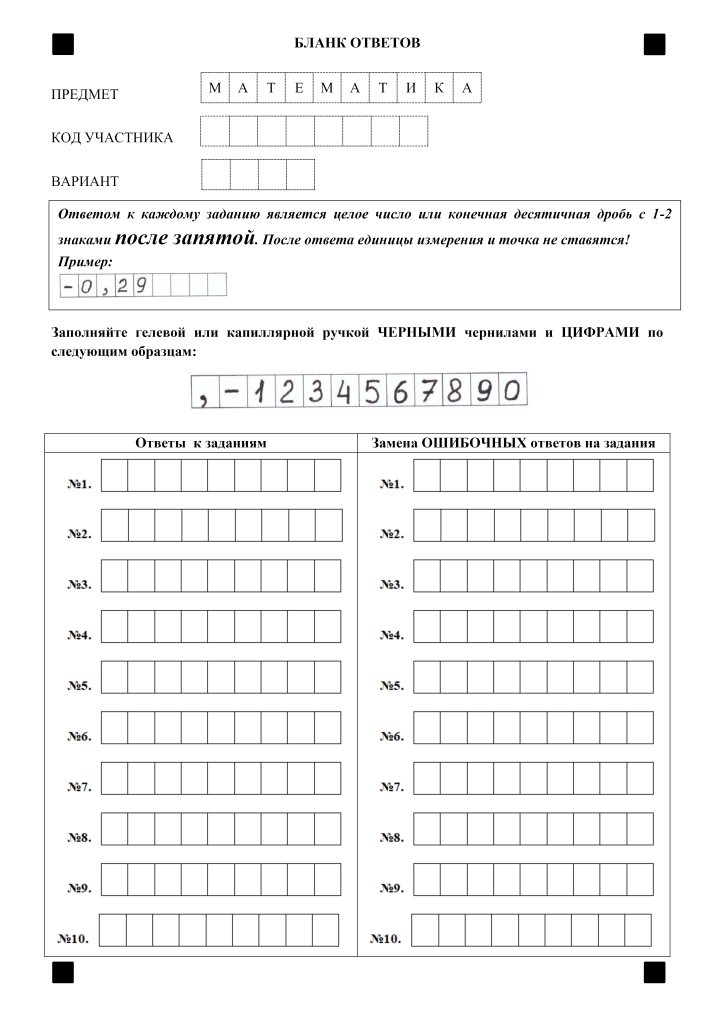
#> input picture template.jpg, 3571 x 5051 px, given in place of reference.jpg, which was not available (shown at 1/5 size)
$ jupyter execute --allow-errors test_2.ipynb
#> lines starting #> are read from the running program, lines starting #| are printed output that depends on the picture; after the words box and inside, x2 and y2 are one past the last pixel; in counts of white or black regions, pixels touching at a corner belong together; pictures that were not available may be replaced by others from this repository, and a replacement may not be noted
[cell 1]
import cv2
import numpy as np
import fitz
import pytesseract
import imutils
import matplotlib.pyplot as plt


pytesseract.pytesseract.tesseract_cmd = r'/opt/homebrew/bin/tesseract'


# [39 lines left out: functions get_pic_from_pdf, get_aligned_pic, not called in this run]

def get_contours(image_path):
    # Загрузка изображения
#> called with image_path = 'reference.jpg'
    image = cv2.imread(image_path, cv2.IMREAD_GRAYSCALE)
#> image: shape (5051, 3571); min 0, max 255, mean 244.8

    # Инвертируем изображение (пунктирные линии должны быть белыми)
    _, binary = cv2.threshold(image, 200, 255, cv2.THRESH_BINARY_INV)
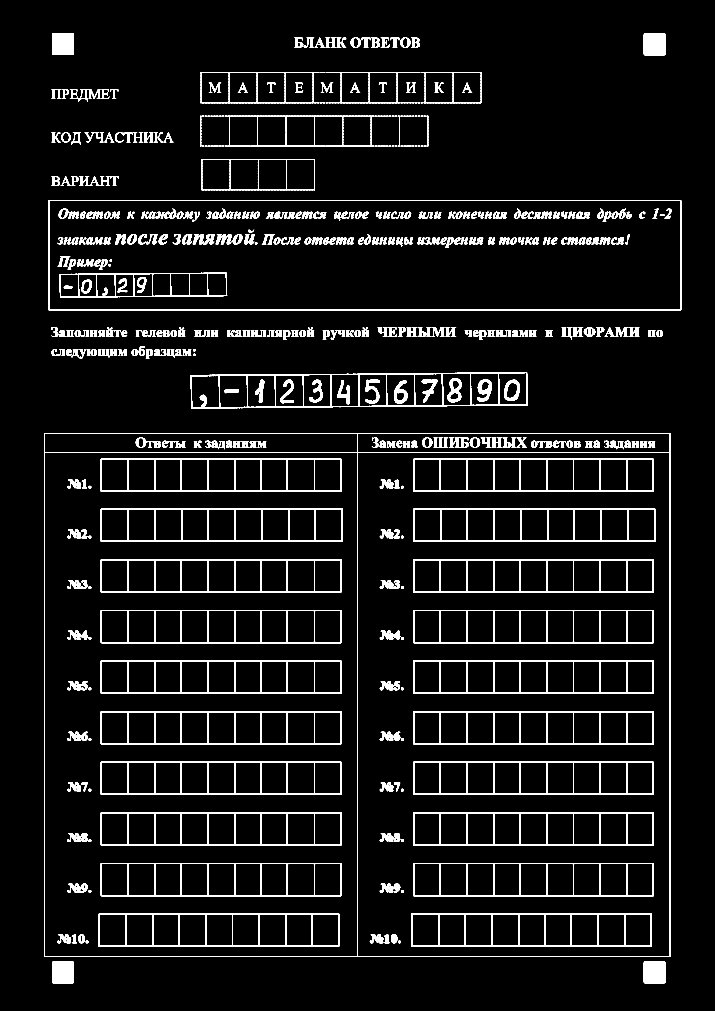
#> binary: shape (5051, 3571) (shown at 1/5 size); 5.4% white; 1120 white regions (2 under 20 px)

    # Применяем размытие, чтобы убрать шум
    blurred = cv2.GaussianBlur(binary, (5, 5), 0)
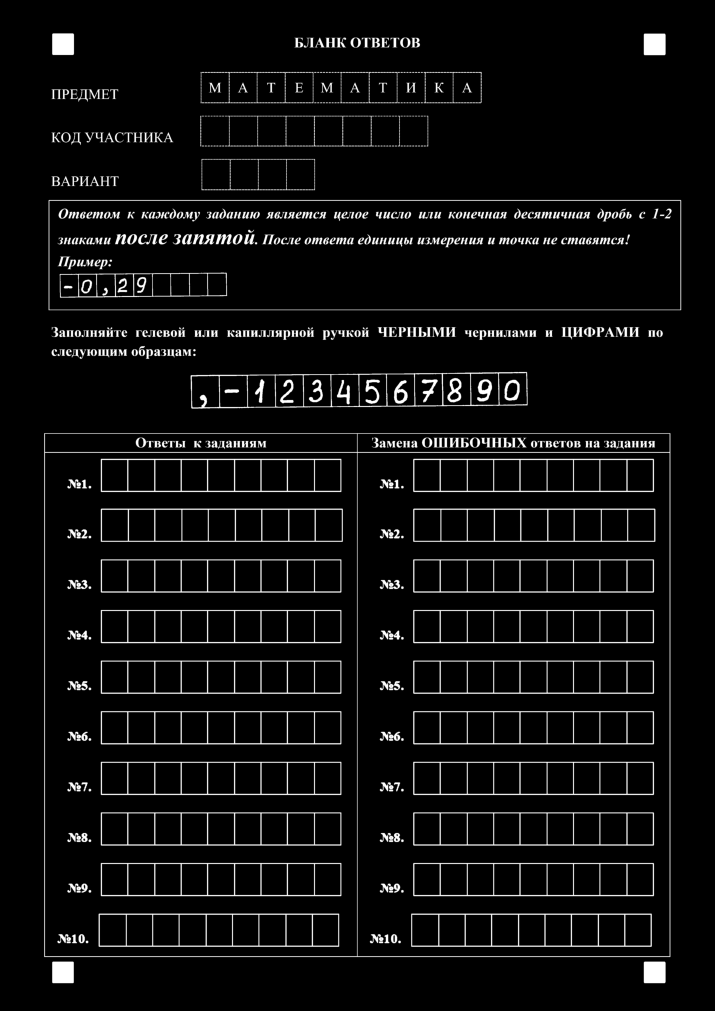
#> blurred: shape (5051, 3571) (shown at 1/5 size); min 0, max 255, mean 13.8

    # Используем морфологию для выделения прямоугольных структур
    kernel = cv2.getStructuringElement(cv2.MORPH_RECT, (5, 5))
    processed = cv2.morphologyEx(blurred, cv2.MORPH_CLOSE, kernel, iterations=1)

    # Поиск контуров
    contours, _ = cv2.findContours(processed, cv2.RETR_TREE, cv2.CHAIN_APPROX_SIMPLE)
#> contours = 651 contours; largest, box (x1, y1, x2, y2) and area: (219, 2164, 3354, 4787) 8217348, (1789, 2265, 3347, 4780) 3914296, (226, 2265, 1784, 4780) 3914296, (241, 998, 3408, 1553) 1753960, (248, 1005, 3401, 1547) 1705230
    contours = sorted(contours, key=lambda x: x[0][0][1])
    contours = sorted(contours, key=lambda x: x[0][0][0])
#> contours = 651 contours; largest, box (x1, y1, x2, y2) and area: (219, 2164, 3354, 4787) 8217348, (226, 2265, 1784, 4780) 3914296, (1789, 2265, 3347, 4780) 3914296, (241, 998, 3408, 1553) 1753960, (248, 1005, 3401, 1547) 1705230
    contours = sorted(contours, key=lambda c: (cv2.boundingRect(c)[1], cv2.boundingRect(c)[0]))

    # Копия изображения для отображения результатов
    output = cv2.cvtColor(image, cv2.COLOR_GRAY2BGR)

    # Фильтруем и выделяем только прямоугольные блоки
    contours_valid = []
    for contour in contours:
        x, y, w, h = cv2.boundingRect(contour)
        # Условие для фильтрации блоков по размеру
        if 0 < w < 25 and 20 < h < 100:  # Подстраивайте размеры под бланк
            contours_valid.append(contour)
            cv2.rectangle(output, (x, y), (x + w, y + h), (0, 255, 0), 2)
#> this loop made 651 passes
#> (x, y, w, h) on passes 1 to 3: (259, 165, 113, 112), (3217, 166, 113, 112), (1469, 186, 264, 54)
#> after the loop, contours_valid = 102 contours; largest, box (x1, y1, x2, y2) and area: (272, 451, 291, 493) 724, (693, 2192, 716, 2234) 723, (1767, 192, 1790, 234) 722, (2015, 192, 2038, 234) 722, (2125, 2192, 2147, 2234) 716

    return contours_valid, output

# [45 lines left out: functions visualize_contours, recognize_text, not called in this run]

[cell 2]
# [4 lines of commented-out code are left out]

[cell 3]
# for contour in contours:
#     visualize_contours(contour, 'aligned_form.jpg')

[cell 4]
contours, output = get_contours("reference.jpg")
#> contours has the same summary as contours_valid in get_contours

# Display the manually defined grid cells
plt.imshow(cv2.cvtColor(output, cv2.COLOR_BGR2RGB))
plt.axis('off')
plt.show()

[cell 5]
import json
import pandas as pd
class Cell:
    def __init__(self, row_name):
        """
        Класс, представляющий одну клетку.

        :param row_name: Название строки, к которой относится клетка
        """
        self.row_name = row_name
        self.cell_number = None
        self.x = None
        self.y = None
        self.w = None
        self.h = None
        self.value = None
        self.cell_number = None

    def __repr__(self):
        return (f"Cell(row_name={self.row_name}, cell_number={self.cell_number}, "
                f"x={self.x}, y={self.y}, w={self.w}, h={self.h}, value={self.value}")

    # [10 lines left out: function load_from_dict, not called in this run]

class Row:
    def __init__(self, row_name):
        self.row_name = row_name
        # Сразу создаём 10 объектов Cell
        # (каждому можно проставить cell_number = i)
        self.cells = [Cell(row_name) for _ in range(10)]

    # [14 lines left out: function load_data, not called in this run]

    def __repr__(self):
        return f"Row('{self.row_name}', cells={self.cells})"

class Form:
    def __init__(self, contours=None):
        """
        contours — возможно, вам нужно передавать сюда какие-то контуры или
        иной массив данных, но для упрощённого примера можно оставить как есть.
        """
        self.header = Row("header")
        self.subject = Row("subject")
        self.user_code = Row("user_code")
        self.version = Row("version")

$ run again, on data/template.jpg
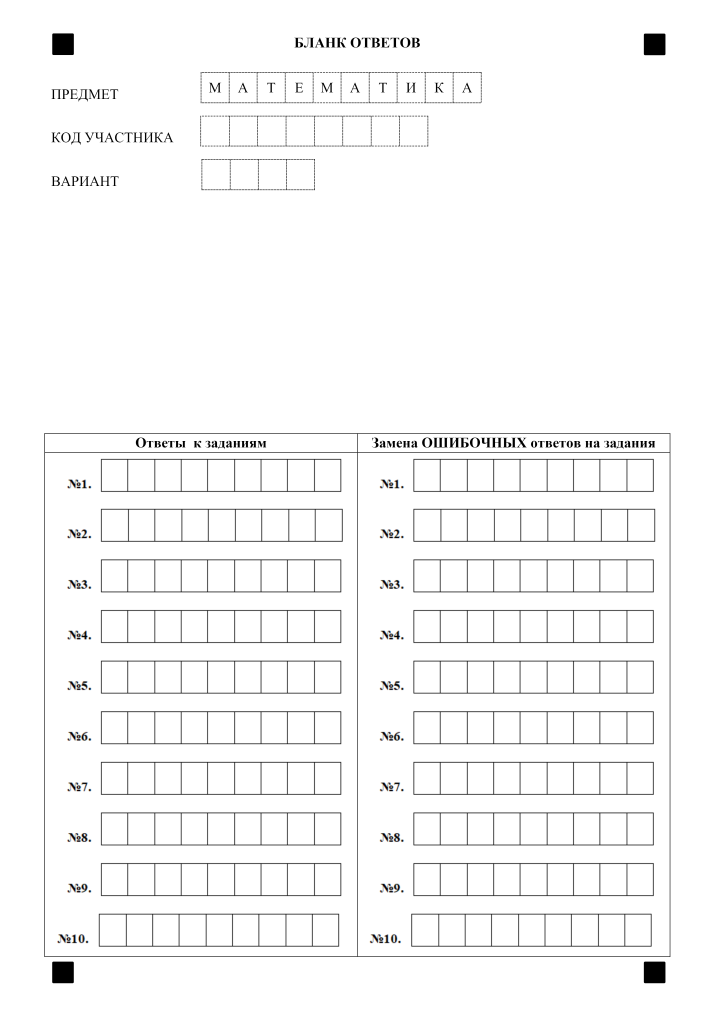
#> input picture data/template.jpg, 3571 x 5051 px, given in place of reference.jpg, which was not available (shown at 1/5 size)
#> in get_contours, `_, binary = cv2.threshold(image, 200, 255, cv2.THRESH_BINARY_INV)`:
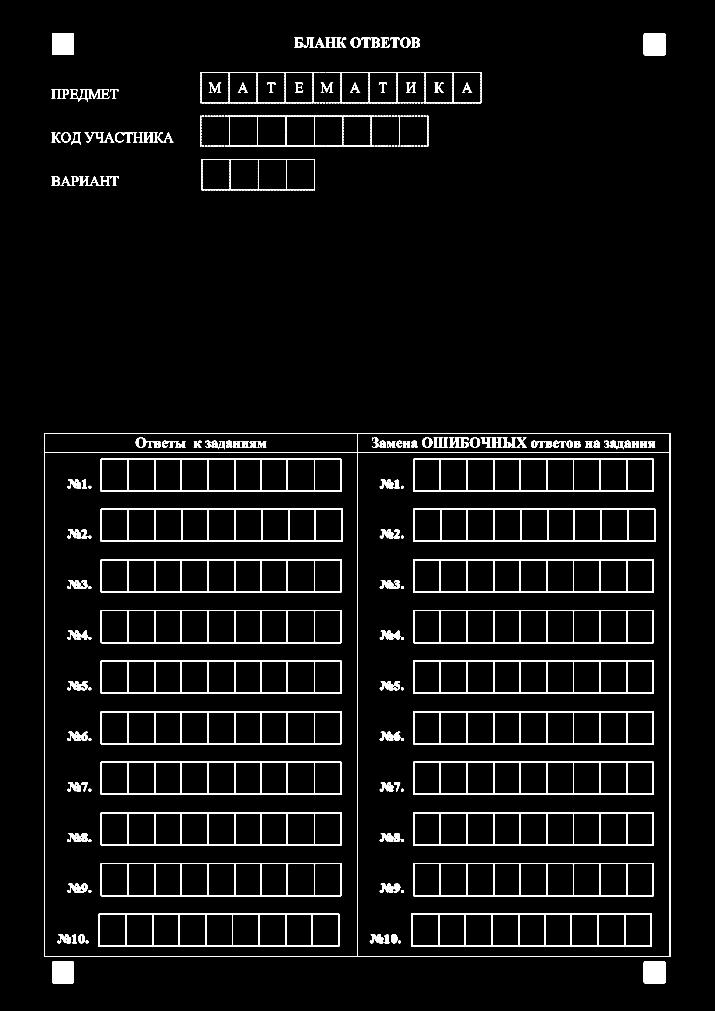
#> binary: shape (5051, 3571) (shown at 1/5 size); 3.9% white; 873 white regions (2 under 20 px)
#> in get_contours, `blurred = cv2.GaussianBlur(binary, (5, 5), 0)`:
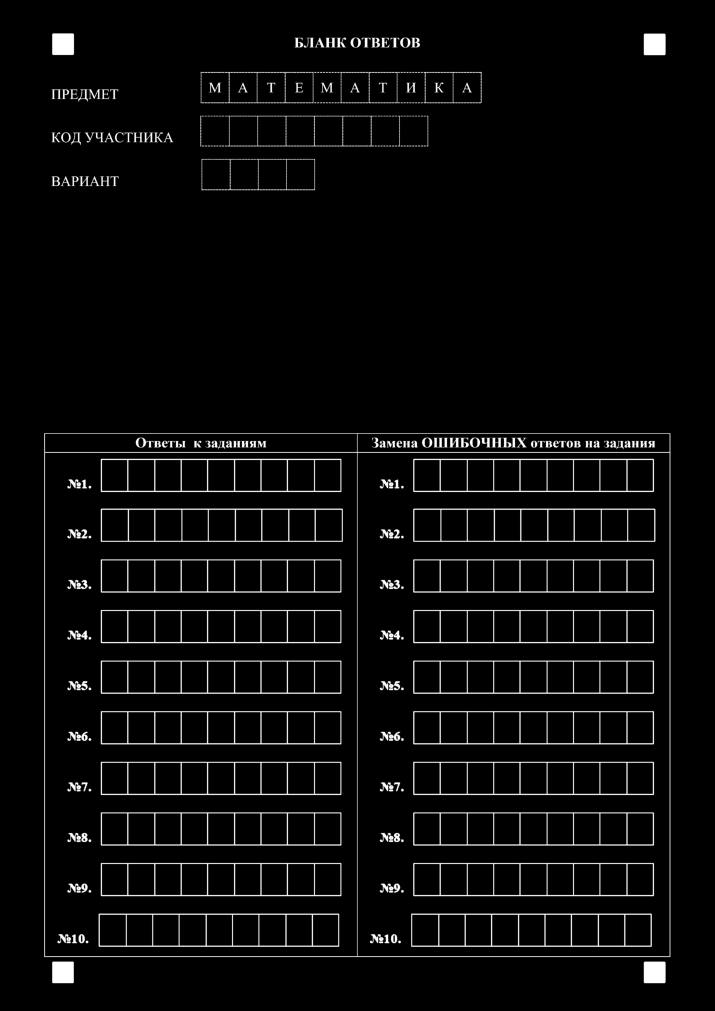
#> blurred: shape (5051, 3571) (shown at 1/5 size); min 0, max 255, mean 10.1
#> in get_contours, `contours, _ = cv2.findContours(processed, cv2.RETR_TREE, cv2.CHAIN_APP..`: contours = 398 contours; largest, box (x1, y1, x2, y2) and area: (219, 2164, 3354, 4787) 8217348, (1789, 2265, 3347, 4780) 3914296, (226, 2265, 1784, 4780) 3914296, (1001, 358, 2410, 518) 223760, (2064, 2541, 3279, 2711) 205155
#> in get_contours, `contours = sorted(contours, key=lambda x: x[0][0][0])`: contours = 398 contours; largest, box (x1, y1, x2, y2) and area: (219, 2164, 3354, 4787) 8217348, (226, 2265, 1784, 4780) 3914296, (1789, 2265, 3347, 4780) 3914296, (1001, 358, 2410, 518) 223760, (2064, 2541, 3279, 2711) 205155
#> the loop in get_contours, `for contour in contours:` made 398 passes
#> (x, y, w, h) on passes 1 to 3: (259, 165, 113, 112), (3217, 166, 113, 112), (1469, 186, 264, 54)
#> after the loop in get_contours, `for contour in contours:`: contours_valid = 43 contours; largest, box (x1, y1, x2, y2) and area: (272, 451, 291, 493) 724, (693, 2192, 716, 2234) 723, (1767, 192, 1790, 234) 722, (2015, 192, 2038, 234) 722, (2125, 2192, 2147, 2234) 716
#> `contours, output = get_contours("reference.jpg")`: contours has the same summary as contours_valid in get_contours
